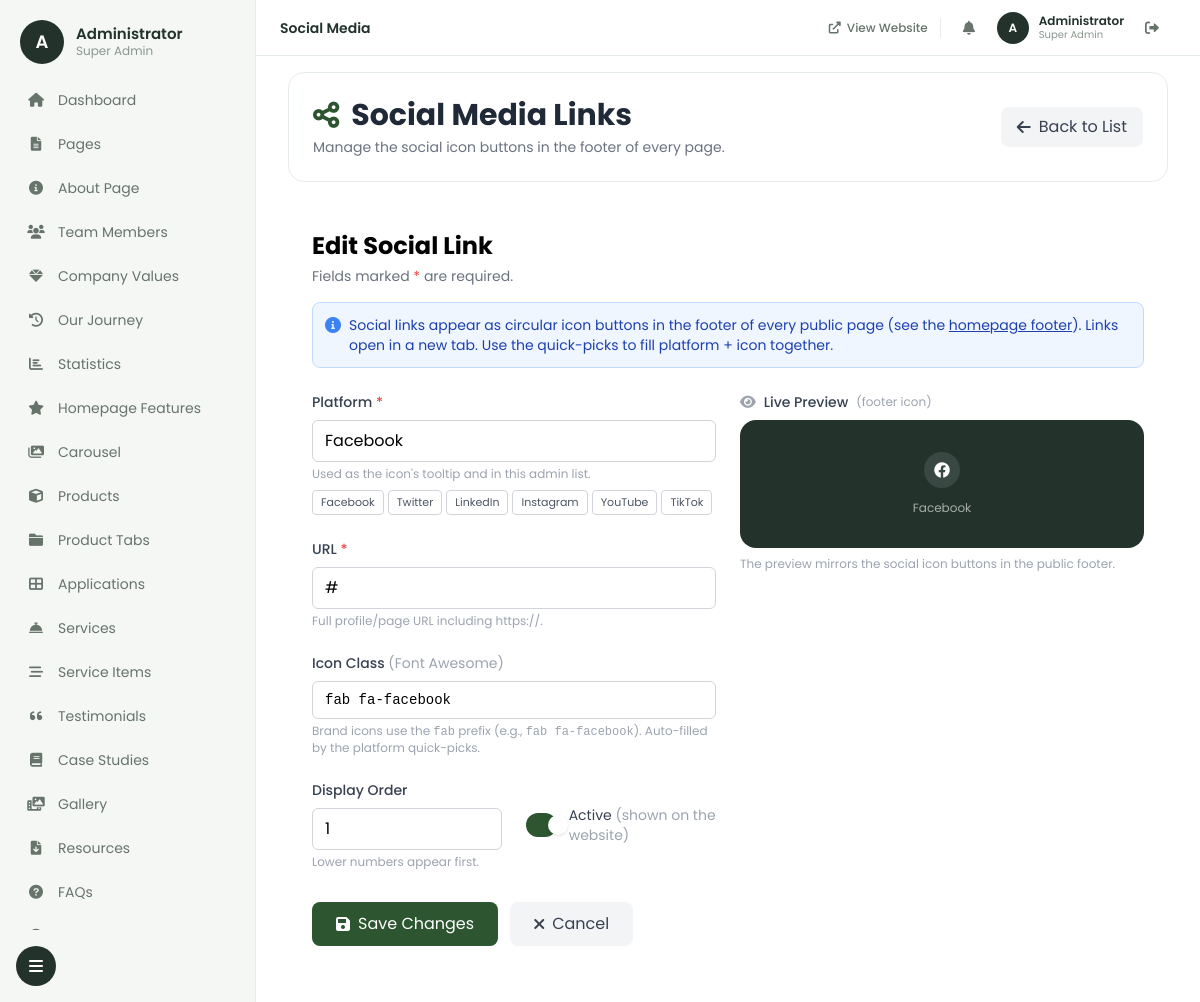
The page /admin/social-media.php?action=edit&id=1 (signed in) on the database its author committed.
### tables this page shows
CREATE TABLE IF NOT EXISTS social_media (
    id INT AUTO_INCREMENT PRIMARY KEY,
    platform VARCHAR(50) NOT NULL,
    url VARCHAR(500) NOT NULL,
    icon_class VARCHAR(100),
    display_order INT DEFAULT 0,
    is_active TINYINT(1) DEFAULT 1,
    created_at TIMESTAMP DEFAULT CURRENT_TIMESTAMP,
    updated_at TIMESTAMP DEFAULT CURRENT_TIMESTAMP ON UPDATE CURRENT_TIMESTAMP,
    updated_by INT,
    FOREIGN KEY (updated_by) REFERENCES admin_users(id) ON DELETE SET NULL,
    UNIQUE KEY unique_platform (platform),
    INDEX idx_display_order (display_order)
);

### admin/social-media.php (the view, shortened to what the rows shown need)
<?php
require_once 'config.php';
$db = getDB();
$action = $_GET['action'] ?? 'list';
$id = $_GET['id'] ?? null;
$edit_link = null;
if ($action === 'edit' && $id) {
    $stmt = $db->prepare("SELECT * FROM social_media WHERE id = ?");
    $stmt->bind_param("i", $id);
    $stmt->execute();
    $result = $stmt->get_result();
    $edit_link = $result->fetch_assoc();
}
$view_url = '../index.php';
?>
<!DOCTYPE html>
<html lang="en">
<head>
    <script src="https://cdn.tailwindcss.com"></script>
    <link href="https://cdnjs.cloudflare.com/ajax/libs/font-awesome/6.0.0/css/all.min.css" rel="stylesheet">
</head>
<body class="bg-gray-100">
    <?php include 'includes/sidebar.php'; ?>
    <div class="relative lg:ml-64 p-4 lg:p-8">
        <div class="bg-white rounded-lg shadow-md p-6 mb-6">
            <div class="flex flex-col sm:flex-row sm:justify-between sm:items-center gap-3">
                <div>
                    <h1 class="text-3xl font-bold text-gray-800 flex items-center gap-3">
                        <i class="fas fa-share-alt text-primary"></i> Social Media Links
                    </h1>
                </div>
            </div>
        </div>
        <?php if ($action === 'add' || $action === 'edit'): ?>
            <div class="p-6">
                <h2 class="text-2xl font-bold mb-1"><?php echo $action === 'add' ? 'Add New' : 'Edit'; ?> Social Link</h2>
                <p class="text-sm text-gray-500 mb-4">Fields marked <span class="text-red-500">*</span> are required.</p>
                <div class="mb-6 p-3 rounded-lg bg-blue-50 border border-blue-200 flex items-start gap-2">
                    <i class="fas fa-info-circle text-blue-500 mt-0.5"></i>
                    <p class="text-sm text-blue-800">Social links appear as circular icon buttons in the footer of every public page (see the <a href="<?php echo $view_url; ?>" target="_blank" class="underline hover:text-blue-900">homepage footer</a>). Links open in a new tab. Use the quick-picks to fill platform + icon together.</p>
                </div>
                <div class="grid grid-cols-1 lg:grid-cols-2 gap-6">
                    <div>
                        <form method="POST" action="">
                            <div class="space-y-6">
                                <div>
                                    <label class="block text-sm font-medium text-gray-700 mb-2">Platform <span class="text-red-500">*</span></label>
                                    <input type="text" name="platform" id="platform_input" required maxlength="50"
                                           value="<?php echo htmlspecialchars($edit_link['platform'] ?? ''); ?>"
                                           class="w-full px-3 py-2 border border-gray-300 rounded-md focus:outline-none focus:ring-primary focus:border-primary"
                                           placeholder="e.g., Facebook"
                                           oninput="updatePreview()">
                                    <p class="text-xs text-gray-400 mt-1">Used as the icon's tooltip and in this admin list.</p>
                                    <div class="mt-2 flex flex-wrap gap-1">
                                        <button type="button" class="quick-pick" onclick="setPlatform('Facebook', 'fab fa-facebook')">Facebook</button>
                                        <button type="button" class="quick-pick" onclick="setPlatform('Twitter', 'fab fa-twitter')">Twitter</button>
                                        <button type="button" class="quick-pick" onclick="setPlatform('LinkedIn', 'fab fa-linkedin')">LinkedIn</button>
                                        <button type="button" class="quick-pick" onclick="setPlatform('Instagram', 'fab fa-instagram')">Instagram</button>
                                        <button type="button" class="quick-pick" onclick="setPlatform('YouTube', 'fab fa-youtube')">YouTube</button>
                                        <button type="button" class="quick-pick" onclick="setPlatform('TikTok', 'fab fa-tiktok')">TikTok</button>
                                    </div>
                                </div>
                                <div>
                                    <label class="block text-sm font-medium text-gray-700 mb-2">URL <span class="text-red-500">*</span></label>
                                    <input type="url" name="url" id="url_input" required maxlength="500"
                                           value="<?php echo htmlspecialchars($edit_link['url'] ?? ''); ?>"
                                           class="w-full px-3 py-2 border border-gray-300 rounded-md focus:outline-none focus:ring-primary focus:border-primary"
                                           placeholder="https://facebook.com/yourpage">
                                    <p class="text-xs text-gray-400 mt-1">Full profile/page URL including https://.</p>
                                </div>
                                <div>
                                    <label class="block text-sm font-medium text-gray-700 mb-2">Icon Class <span class="text-gray-400 font-normal">(Font Awesome)</span></label>
                                    <input type="text" name="icon_class" id="icon_input" maxlength="100"
                                           value="<?php echo htmlspecialchars($edit_link['icon_class'] ?? ''); ?>"
                                           class="w-full px-3 py-2 border border-gray-300 rounded-md focus:outline-none focus:ring-primary focus:border-primary font-mono text-sm"
                                           placeholder="e.g., fab fa-facebook"
                                           oninput="updatePreview()">
                                    <p class="text-xs text-gray-400 mt-1">Brand icons use the <code>fab</code> prefix (e.g., <code>fab fa-facebook</code>). Auto-filled by the platform quick-picks.</p>
                                </div>
                                <div class="grid grid-cols-1 sm:grid-cols-2 gap-6">
                                    <div>
                                        <label class="block text-sm font-medium text-gray-700 mb-2">Display Order</label>
                                        <input type="number" name="display_order" min="0"
                                               value="<?php echo htmlspecialchars($edit_link['display_order'] ?? 0); ?>"
                                               class="w-full px-3 py-2 border border-gray-300 rounded-md focus:outline-none focus:ring-primary focus:border-primary">
                                        <p class="text-xs text-gray-400 mt-1">Lower numbers appear first.</p>
                                    </div>
                                    <div class="flex items-center">
                                        <label class="flex items-center cursor-pointer select-none">
                                            <span class="relative w-11 h-6 rounded-full bg-gray-300 transition-colors duration-300 ease-in-out
                                                         peer-checked:bg-primary peer-focus-visible:ring-2 peer-focus-visible:ring-primary/40 peer-focus-visible:ring-offset-2
                                                         after:content-[''] after:absolute after:top-0.5 after:left-0.5 after:w-5 after:h-5
                                                         after:bg-white after:rounded-full after:shadow
                                                         after:transition-transform after:duration-300 after:ease-in-out
                                                         peer-checked:after:translate-x-5
                                                         hover:after:scale-110 active:after:scale-95"></span>
                                            <span class="ml-3 text-sm text-gray-700">Active <span class="text-gray-400">(shown on the website)</span></span>
                                        </label>
                                    </div>
                                </div>
                            </div>
                            <div class="mt-8 flex flex-col sm:flex-row gap-3">
                                <button type="submit" class="bg-primary text-white px-6 py-2.5 rounded-lg hover:bg-secondary transition-colors inline-flex items-center justify-center">
                                    <i class="fas fa-save mr-2"></i><?php echo $action === 'add' ? 'Add Link' : 'Save Changes'; ?>
                                </button>
                                <a href="social-media.php" class="bg-gray-100 hover:bg-gray-200 text-gray-700 px-6 py-2.5 rounded-lg transition-colors inline-flex items-center justify-center">
                                    <i class="fas fa-times mr-2"></i>Cancel
                                </a>
                            </div>
                        </form>
                    </div>
                    <div>
                        <p class="text-sm font-medium text-gray-700 mb-2 flex items-center gap-2">
                            <i class="fas fa-eye text-gray-400"></i> Live Preview
                            <span class="text-xs text-gray-400 font-normal">(footer icon)</span>
                        </p>
                        <div class="rounded-2xl p-8 text-center" style="background: #23332c;">
                            <span id="preview_icon_wrap" class="w-9 h-9 rounded-full inline-flex items-center justify-center text-white transition-colors" style="background: rgba(255,255,255,0.1);" title="">
                                <i id="preview_icon" class="<?php echo htmlspecialchars($edit_link['icon_class'] ?? 'fab fa-facebook'); ?>"></i>
                            </span>
                            <p id="preview_platform" class="text-white/60 text-xs mt-3"><?php echo htmlspecialchars($edit_link['platform'] ?? 'Platform'); ?></p>
                        </div>
                        <p class="text-xs text-gray-400 mt-2">The preview mirrors the social icon buttons in the public footer.</p>
                    </div>
                </div>
            </div>
        <?php endif; ?>
    </div>
</body>
</html>

### admin/includes/sidebar.php (shortened to what the rows shown need)
<?php
$current_user = getCurrentUser();
$display_name = $current_user['full_name'] ?: $current_user['username'];
$avatar_initial = strtoupper(substr($display_name, 0, 1));
$role_label = ucwords(str_replace('_', ' ', $current_user['role'] ?? 'Admin'));
?>
<aside id="sidebar" class="fixed top-0 bottom-0 left-0 z-40 w-64 transition-all duration-300 -translate-x-full lg:translate-x-0 bg-[#f5f7f5] text-[#45524b] lg:border-r lg:border-black/5 flex flex-col">
    <div class="sidebar-header flex items-center gap-3 px-5 pt-5 pb-4 flex-shrink-0">
        <div class="w-11 h-11 rounded-full bg-[#23332c] text-white flex items-center justify-center font-semibold text-lg flex-shrink-0">
            <?php echo htmlspecialchars($avatar_initial); ?>
        </div>
        <div class="sidebar-label min-w-0 flex-1">
            <p class="font-semibold text-[15px] text-[#23332c] leading-tight truncate"><?php echo htmlspecialchars($display_name); ?></p>
            <p class="text-xs text-[#8a978f] truncate"><?php echo htmlspecialchars($role_label); ?></p>
        </div>
    </div>
</aside>
<header id="admin-topbar" class="fixed top-0 left-0 right-0 lg:left-64 z-20 h-14 bg-white/95 backdrop-blur border-b border-[#e6ece8] flex items-center gap-3 pl-16 pr-4 lg:pl-6 lg:pr-8">
    <div class="flex items-center gap-2.5">
        <div class="w-8 h-8 rounded-full bg-[#23332c] text-white flex items-center justify-center text-xs font-semibold flex-shrink-0"><?php echo htmlspecialchars($avatar_initial); ?></div>
        <div class="hidden sm:block leading-tight min-w-0">
            <p class="text-xs font-semibold text-[#23332c] truncate max-w-[10rem]"><?php echo htmlspecialchars($display_name); ?></p>
            <p class="text-[10px] text-[#8a978f] truncate"><?php echo htmlspecialchars($role_label); ?></p>
        </div>
    </div>
</header>

### rows shown on the page
social_media: platform "Facebook", url "#", icon_class "fab fa-facebook", display_order "1"

### other values the page prints
$avatar_initial "A"
$display_name "Administrator"
$role_label "Super Admin"
$item[2] "Dashboard"
$item[2] "Pages"
$item[2] "About Page"
$item[2] "Team Members"
$item[2] "Company Values"
$item[2] "Our Journey"
$item[2] "Statistics"
$item[2] "Homepage Features"
$item[2] "Carousel"
$item[2] "Products"
$item[2] "Product Tabs"
$item[2] "Applications"
